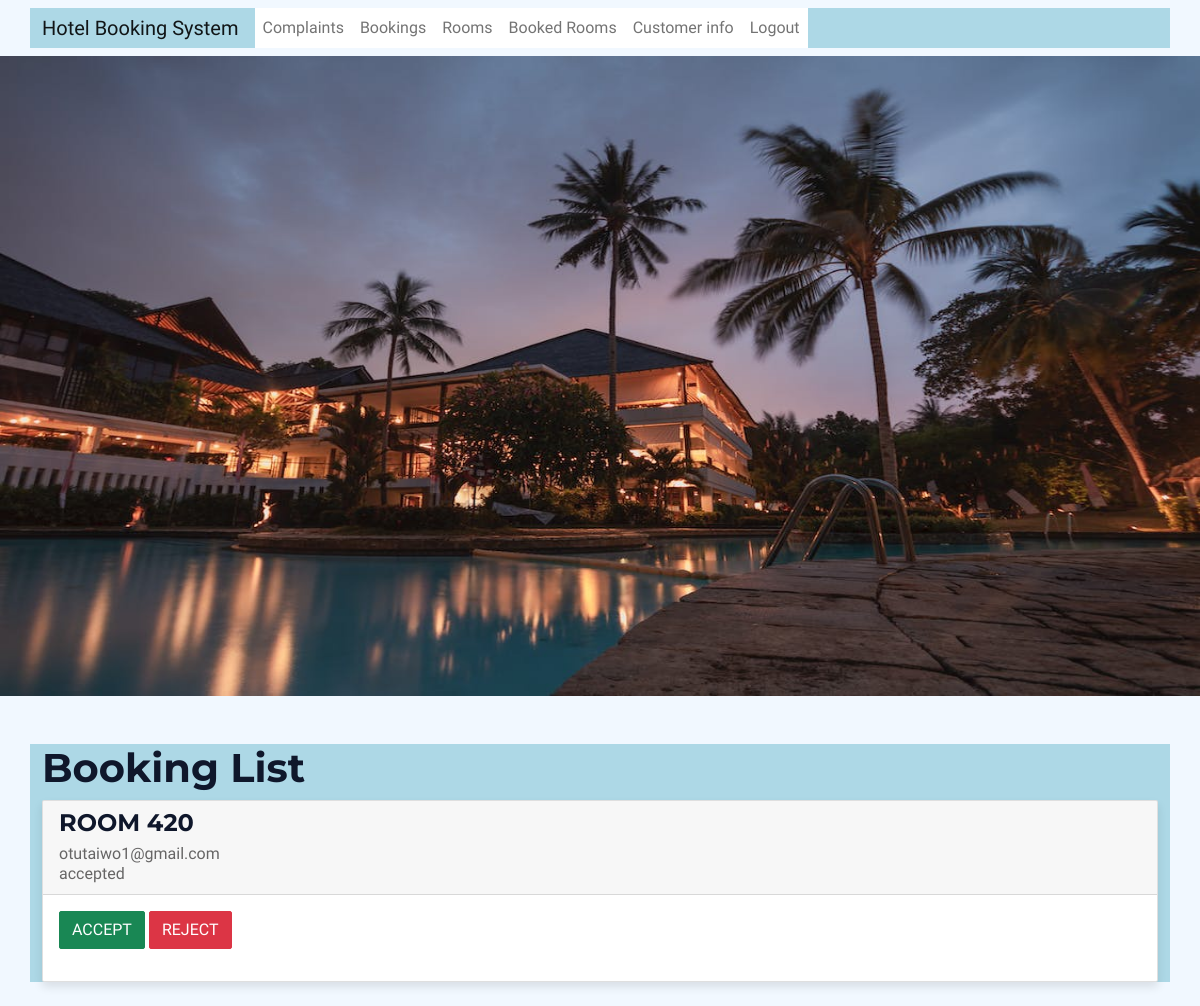
Screenshot of /admin_bookings/ (signed in) with the database file from the repository.
### bookings/models.py (models this page shows, shortened)
class Booking(models.Model):
    user = models.ForeignKey(settings.AUTH_USER_MODEL, on_delete=models.CASCADE)
    admin_user= models.ForeignKey(settings.AUTH_USER_MODEL, on_delete=models.CASCADE, related_name='bookings_admin', default=1)
    room = models.ForeignKey(Room, on_delete=models.CASCADE)
    check_in = models.DateField()
    check_out = models.DateField()
    created_at = models.DateTimeField(auto_now_add=True)
    updated_at = models.DateTimeField(auto_now=True)
    status_choices = [
        ('pending', 'Pending'),
        ('accepted', 'Accepted'),
        ('rejected', 'Rejected'),
    ]
    status = models.CharField(max_length=10, choices=status_choices, default='pending')
    number_of_guests = models.PositiveIntegerField()
    customer_email = models.EmailField(max_length=255)
    customer_name =  models.CharField(max_length=100, default='')

class Room(models.Model):
    ROOM_TYPE_CHOICES = (
        ('standard', 'Standard'),
        ('deluxe', 'Deluxe'),
        ('suite', 'Suite'),
    )
    user = models.ForeignKey(settings.AUTH_USER_MODEL, on_delete=models.CASCADE)
    admin_user= models.ForeignKey(settings.AUTH_USER_MODEL, on_delete=models.CASCADE, related_name='room_admin', default=1)
    name = models.CharField(max_length=100)
    room_type = models.CharField(max_length=10, choices=ROOM_TYPE_CHOICES, default='standard')
    room_number = models.PositiveIntegerField(unique=True)
    description = models.TextField(blank=True)
    price = models.DecimalField(max_digits=8, decimal_places=2)
    image = models.ImageField(upload_to='rooms', blank=True)
    available = models.BooleanField(default=True)
    created_at = models.DateTimeField(auto_now_add=True)
    updated_at = models.DateTimeField(auto_now=True)

### accounts/models.py (models this page shows, shortened)
class CustomUser(AbstractBaseUser):
    email = models.EmailField(verbose_name='Email', max_length=255, unique=True)
    first_name = models.CharField(verbose_name='First Name', max_length=255, blank=True)
    last_name = models.CharField(verbose_name='Last Name', max_length=255, blank=True)
    is_staff = models.BooleanField(default=False)
    is_active = models.BooleanField(default=True)
    is_admin = models.BooleanField(default=False)
    is_customer = models.BooleanField(default=True)
    is_superuser = models.BooleanField(default=False)
    created_at = models.DateTimeField(auto_now_add=True)
    updated_at = models.DateTimeField(auto_now=True)
    objects = CustomUserManager()
    USERNAME_FIELD = 'email'
    REQUIRED_FIELDS = []

### bookings/views.py (the view)
# urls.py: path('admin_bookings/', views.admin_booking_list, name='admin_booking_list'),
@login_required
def admin_booking_list(request):
    bookings = Booking.objects.all()
    if request.method == 'POST':
        form = BookingStatusForm(request.POST)
        booking_id=request.POST.get('booking_id')
        booking = Booking.objects.get(pk=booking_id)
        if 'accept' in request.POST:
            booking.status = 'accepted'
            booking.save()
            send_mail(
                'Booking Accepted',
                'Your booking has been accepted!',
                'fecoyifemi@gmail',  # sender's email
                [booking.customer_email],  # recipient's email
                fail_silently=False,
            )
        elif 'reject' in request.POST:
            booking.status = 'rejected'
            booking.save()
            send_mail(
                'Booking Rejected',
                'Sorry, your booking has been rejected.',
                'fecoyifemi@gmail.com',  # sender's email
                [booking.customer_email],  # recipient's email
                fail_silently=False,
            )
        return redirect('bookings:admin_booking_list')
    else:
        form = BookingStatusForm()
    context = {'bookings': bookings, 'form': form}
    return render(request, 'booking_list.html', context)

### bookings/templates/booking_list.html (shortened to what this page needs)
{% extends 'base.html' %}
{% block content %}
  <h1>Booking List</h1>
  {% for booking in bookings %}
  <div class="card mb-4">
    <div class="card-header">
      <h2 class="card-title">{{ booking.room.name }}</h2>
      <p class="card-subtitle">{{ booking.user.email }}</p>
      <p class="card-subtitle">{{ booking.status }}</p>
    </div>
    <div class="card-body">
      <form method="POST">
        <button type="submit" class="btn btn-success mr-2" name="accept">Accept</button>
        <button type="submit" class="btn btn-danger" name="reject">Reject</button>
      </form>
    </div>
  </div>
{% endfor %}
{% endblock %}

### bookings/static/css/style.css (style rules this page uses)
:root { --primary: #FEA116; --light: #F1F8FF; --dark: #0F172B; }
.btn { font-weight: 500; text-transform: uppercase; transition: .5s; }

### bookings/templates/base.html (style rules this page uses)
.card { flex: 0 0 48%; margin-bottom: 20px; border-radius: 10px; box-shadow: 0px 5px 10px rgba(0, 0, 0, 0.1); }
.card-title { font-size: 24px; margin-bottom: 10px; }

### rows the page displays
Booking: room.name "ROOM 420", user.email "otutaiwo1@gmail.com", status "accepted"
